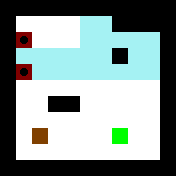

Below is a game level as drawn by its tile map, then a one-line description and the .tmx file that defines it, in full:
An orthogonal 11x11 tile map with 16x16 px tiles, 2 tile layers (Layer1, Layer2).

<map version="1.0" orientation="orthogonal" renderorder="right-down" width="11" height="11" tilewidth="16" tileheight="16" nextobjectid="1">
 <tileset firstgid="1" source="../Tiles.tsx" />
 <layer name="Layer1" width="11" height="11">
  <data encoding="csv">
1,1,1,1,1,1,1,1,1,1,1,
1,5,5,5,5,13,13,1,1,1,1,
1,5,5,5,5,13,13,13,13,13,1,
1,13,13,13,13,13,13,1,13,13,1,
1,13,13,13,13,13,13,13,13,13,1,
1,5,5,5,5,5,5,5,5,5,1,
1,5,5,1,1,5,5,5,5,5,1,
1,5,5,5,5,5,5,5,5,5,1,
1,5,5,5,5,5,5,5,5,5,1,
1,5,5,5,5,5,5,5,5,5,1,
1,1,1,1,1,1,1,1,1,1,1
</data>
 </layer>
 <layer name="Layer2" width="11" height="11">
  <data encoding="csv">
0,0,0,0,0,0,0,0,0,0,0,
0,0,0,0,0,0,0,0,0,0,0,
0,7,0,0,0,0,0,0,0,0,0,
0,0,0,0,0,0,0,0,0,0,0,
0,7,0,0,0,0,0,0,0,0,0,
0,0,0,0,0,0,0,0,0,0,0,
0,0,0,0,0,0,0,0,0,0,0,
0,0,0,0,0,0,0,0,0,0,0,
0,0,9,0,0,0,0,4,0,0,0,
0,0,0,0,0,0,0,0,0,0,0,
0,0,0,0,0,0,0,0,0,0,0
</data>
 </layer>
</map>
